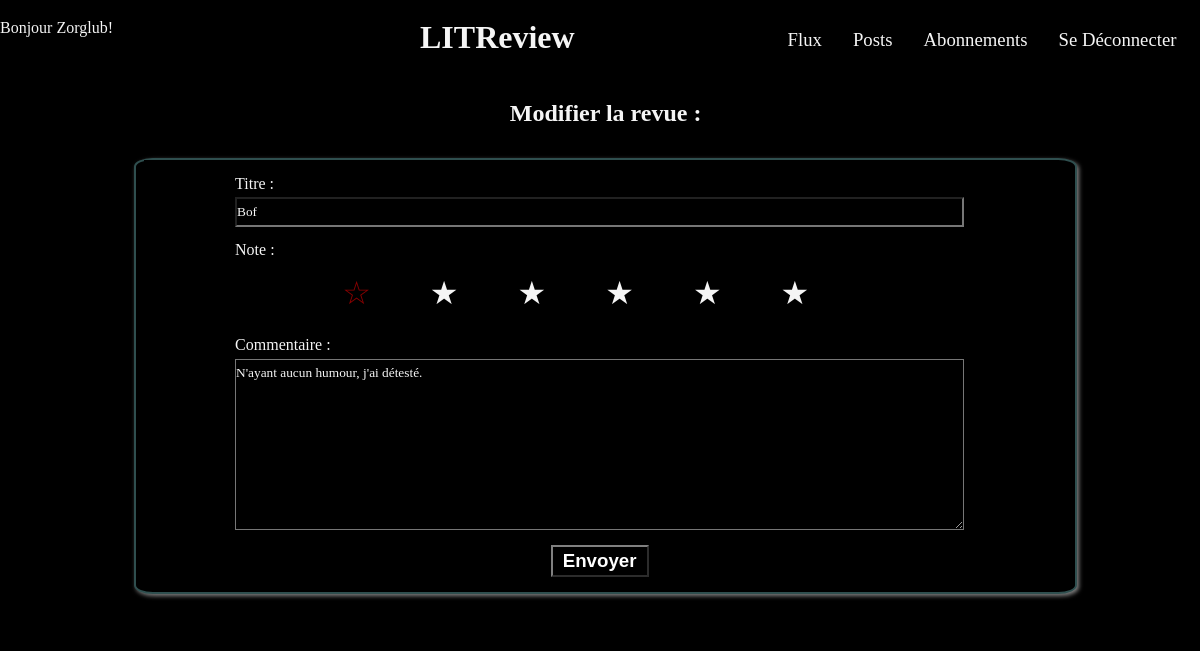
The app's page /review/9/edit/ (signed in) with its own data.
### authentication/models.py (models this page shows)
class User(AbstractUser):
    pass

### review/models.py (models this page shows)
class Review(models.Model):
    ticket = models.ForeignKey(to=Ticket, on_delete=models.CASCADE)
    rating = models.PositiveSmallIntegerField(
        validators=[MinValueValidator(0), MaxValueValidator(5)])
    headline = models.CharField(max_length=128)
    body = models.TextField(max_length=8192, blank=True)
    user = models.ForeignKey(
        to=settings.AUTH_USER_MODEL, on_delete=models.CASCADE)
    time_created = models.DateTimeField(auto_now_add=True)

### review/views.py (the view)
# urls.py: path('review/<int:id>/edit/', review.views.edit_review, name='edit-review'),
@login_required
def edit_review(request, id):
    review = Review.objects.get(id=id)
    if request.method == 'POST':
        form = forms.ReviewForm(request.POST, instance=review)
        if form.is_valid():
            form.save()
            return redirect('posts')
    else:
        form = forms.ReviewForm(instance=review)
    return render(request, 'review/edit_review.html', {'form': form})

### review/forms.py
class ReviewForm(forms.ModelForm):
    class Meta:
        model = models.Review
        fields = ['headline', 'rating', 'body']
        labels = {
                  'headline': 'Titre',
                  'rating': 'Note :',
                  'body': 'Commentaire'
                 }
        widgets = {
                  'rating': StarRatingWidget()
                  }

### review/templates/review/edit_review.html (shortened to what this page needs)
{% extends 'base.html' %}
{% block content %}
<div class="create">
    <h2>Modifier la revue :</h2>
    <div class="post">
        <form method="post">
            {{ form.as_p }}
            <button type="submit" >Envoyer</button>
        </form>
    </div>
</div>
{% endblock content %}

### templates/base.html (shortened to what this page needs)
{% load static %}
<html>
    <head>
        <link rel="stylesheet" href="{% static 'styles.css' %}" />
    </head>
    <body>
        <header>
            {%  if user.is_authenticated %}
            <p>Bonjour {{ request.user }}!</p>
            <h1>LITReview</h1>
            {% include 'partials/nav.html' %}
            {% else %}
            <h1>LITReview</h1>
            {% endif %}
        </header>
        <main>
        {% block content %}
        {% endblock content %}
        </main>
        <footer></footer>
    </body>
</html>

### static/styles.css (style rules this page uses)
* { background: black; color: whitesmoke; box-sizing: border-box; margin: 0; padding: 0.3rem 0; font-family: 'Times New Roman', Times, serif; }
body { width: 100%; }
.link h3, button, main a { font-family:Arial, Helvetica, sans-serif; font-size: 1.17rem; font-weight: bold; }
header { display: flex; flex-wrap: wrap; width: 100%; justify-content:space-around; position: sticky; top: 0px; }
header p, header nav { width: 35%; }
header h1 { width: 30%; }
main { display: flex; flex-direction: column; width: 100%; align-items: center; }
label { display: block; }
button, main a { color: white; text-decoration: none; background-color: black; border: 2px solid gray; border-style: outset; padding: 2px 4px; }
h2 { margin-bottom: 1rem; margin-top: 1rem; }
.create button { padding: 3px 10px; margin-top: 10px; }
.create, .create form { width: 100%; display: flex; flex-direction: column; justify-content: center; align-items: center; }
.post form p { flex-grow: 1; width: 80%; }
.post textarea, .post input { flex-grow: 1; width: 100%; }
.post, .review-ticket { display: flex; flex-direction: column; border: 1px solid white; align-items: center; justify-content: center; }
.post { width: 80%; }
div { padding-left: 1rem; padding-right: 0.3rem; }
.review-ticket, .post { border: solid darkslategrey 2px; border-radius: 2%; box-shadow: 2px 2px 4px gray; padding: 0 20px 10px 8px; margin: 10px 10px; }

### records on screen
User: user "Zorglub"
Review: headline "Bof", body "N'ayant aucun humour, j'ai détesté."
